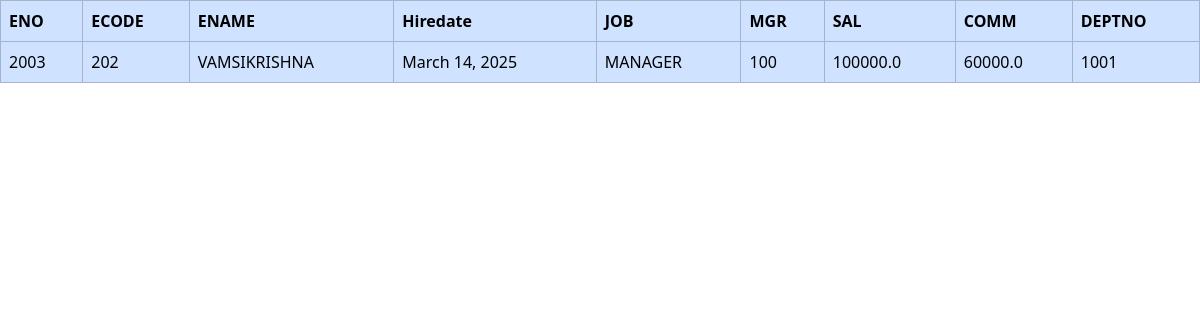
The page /displaY/ on the database its author committed.
### app1/models.py (models this page shows, shortened)
class Emp(models.Model):
    eno=models.CharField(max_length=100,primary_key=True)
    ecode=models.CharField(max_length=100)
    ename=models.CharField(max_length=100)
    hiredate=models.DateField()
    job=models.CharField(max_length=100)
    mgr=models.IntegerField()
    sal=models.FloatField(max_length=100)
    comm=models.FloatField(max_length=100)
    deptno=models.ForeignKey(Dept,on_delete=models.CASCADE)

class Dept(models.Model):
    deptno=models.IntegerField(primary_key=True)
    dname=models.CharField(max_length=100)
    mgr=models.CharField(max_length=100)
    mname=models.CharField(max_length=100)
    def __str__(self):
       return str(self.deptno)

### app1/views.py (the view)
# urls.py: path('displaY/',displaY,name='displaY'),
def displaY(request):
    WP=Emp.objects.get(ename='HARSHAD')
    P=WP.mgr
    WO=Emp.objects.filter(ecode=P)
    SS={'WO':WO}
    return render(request,'h1.html',SS)

### app1/templates/h1.html (shortened to what this page needs)
<!DOCTYPE html>
<html lang="en">
<head>
    <link href="https://cdn.jsdelivr.net/npm/bootstrap@5.3.3/dist/css/bootstrap.min.css" rel="stylesheet">
</head>
<body>
    <table class="table table-bordered table-primary">
        <thead>
            <tr>
            <th>ENO</th>
            <th>ECODE</th>
            <th>ENAME</th>
            <th>Hiredate</th>
            <th>JOB</th>
            <th>MGR</th>
            <th>SAL</th>
            <th>COMM</th>
            <th>DEPTNO</th>
            </tr>
        </thead>
        <tbody>
            {% for i in WO %}
            <tr>
                <td>{{i.eno }}</td>
                <td>{{i.ecode}}</td>
                <td>{{i.ename }}</td>
                <td>{{i.hiredate }}</td>
                <td>{{i.job }}</td>
                <td>{{ i.mgr }}</td>
                <td>{{i.sal }}</td>
                <td>{{i.comm }}</td>
                <td>{{ i.deptno }}</td>
            </tr>
            {% endfor %}
        </tbody>
    </table>
</body>
</html>

### rows shown on the page
Emp: eno "2003", ecode "202", ename "VAMSIKRISHNA", hiredate "March 14, 2025", job "MANAGER", mgr "100", sal "100000.0", comm "60000.0", deptno "1001"
